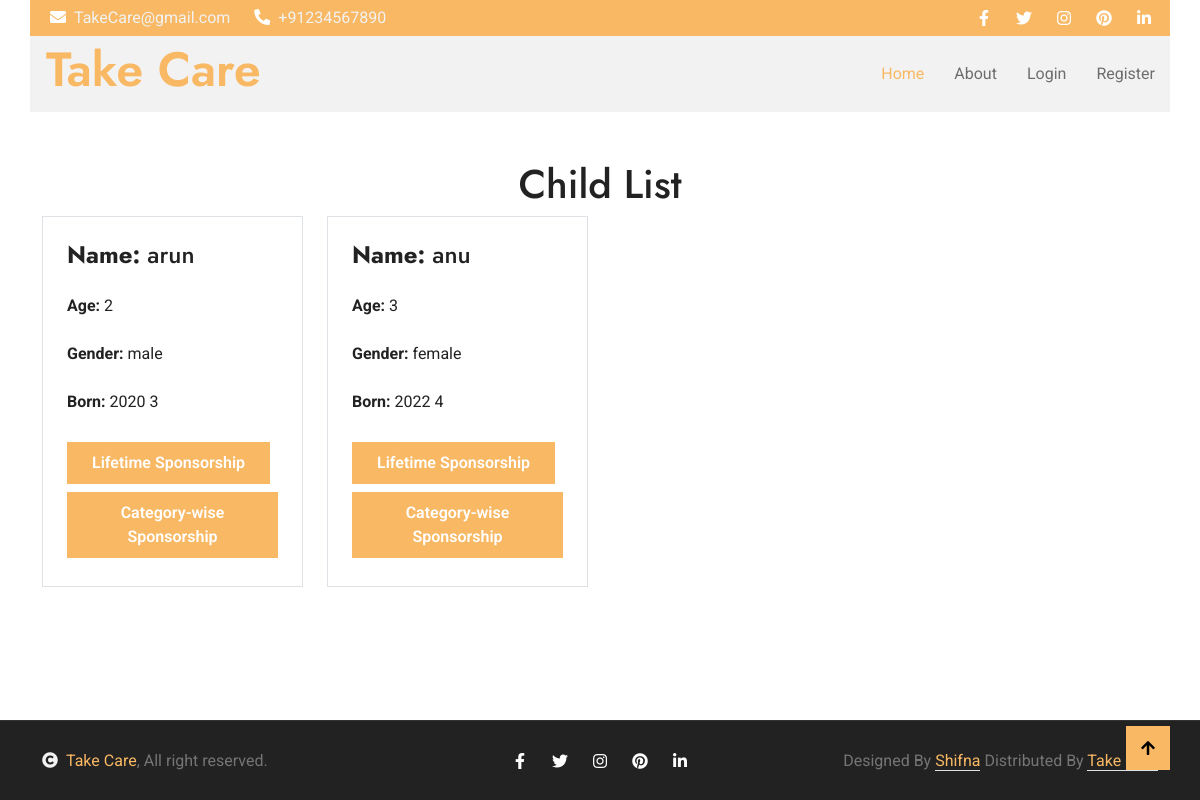
Screenshot of /sponsor/2/ with the database file from the repository.
### ca/models.py (models this page shows, shortened)
class ChildDetails(models.Model):
    organization = models.ForeignKey(Organization,on_delete=models.CASCADE,null=True)
    name=models.CharField(max_length=50)
    age=models.CharField(max_length=50)
    image = models.ImageField(upload_to='child')
    GENDER_CHOICES = (
        ('male', 'Male'),
        ('female', 'Female'),
        ('other', 'Other')
    )
    gender = models.CharField(max_length=10, choices=GENDER_CHOICES,null=True)
    since=models.PositiveIntegerField()
    blood_group = models.CharField(max_length=50,null=True,blank=True)
    education = models.CharField(max_length=200,null=True,blank=True)

### ca/views.py (the view)
# urls.py: path('sponsor/<int:org_id>/', views.SponsorChildView.as_view(), name='sponsor_child'),
class SponsorChildView(View):
    def get(self, request, org_id, *args, **kwargs):
        organization = get_object_or_404(Organization, id=org_id)
        sponsorship_applicants = SponserShipApplicants.objects.filter(child__organization=organization)
        unique_children = {}
        for applicant in sponsorship_applicants:
            if applicant.child_id not in unique_children:
                unique_children[applicant.child_id] = applicant.child
        child_list = list(unique_children.values())
        return render(request, "sponser.html", {'child_list': child_list, 'organization': organization})

### ca/templates/sponser.html (shortened to what this page needs)
{% extends 'base.html' %}
{% load static %}
{% block content %}
<div class="container">
  <div class="row" style="height:90vh;padding-top:10rem;">
    <div class="col-12">
      <h1 class="text-center">Child List</h1>
      <div class="row g-4">
        {% for ch in child_list %}
        <div class="col-lg-6 col-xl-3">
            <div class="blog-item">
                <div class="text-dark border p-4 ">
                    <h4 class="mb-4"><span class="fw-bold">Name:</span> {{ch.name}}</h4>
                    <p class="mb-4"><span class="fw-bold">Age:</span> {{ch.age}}</p>
                    <p class="mb-4"><span class="fw-bold">Gender:</span> {{ch.gender}}</p>
                    <p class="mb-4"><span class="fw-bold">Born:</span> {{ch.since}} {{ch.id}}</p>
                    <a class="btn-hover-bg btn btn-primary text-white py-2 px-4 my-1" href="{% url 'life_sp' pk=ch.id %}">Lifetime Sponsorship </a>
                    <a class="btn-hover-bg btn btn-primary text-white py-2 px-4 my-1" href="{% url 'sponser_category' ch.id %}">Category-wise Sponsorship</a>
                </div>
            </div>
        </div>
        {% endfor %}
    </div>
    </div>
  </div>
</div>
{% endblock content %}

### ca/static/css/style.css (style rules this page uses)
.btn { font-weight: 600; transition: .5s; }
.btn-hover-bg { transition: 0.5s; }

### rows the page displays
ChildDetails: name "arun", age "2", gender "male", since "2020", id "3"
ChildDetails: name "anu", age "3", gender "female", since "2022", id "4"
